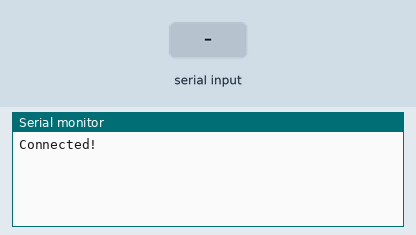
The sketch below on a simulated Arduino Uno, built with avr-gcc and run on an emulated ATmega328P. Shown: the last lines printed to the serial monitor. Inputs (shaded band) come from the test bench.

Above: at 1.2 s.
1.3 s: "90,45,200\n" received over Serial
At 2.5 s:
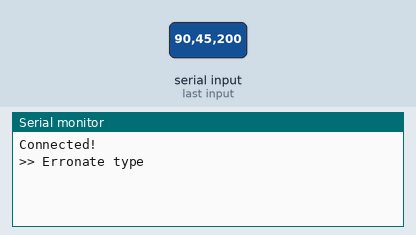
2.8 s: "1\n" received over Serial
At 4.0 s:
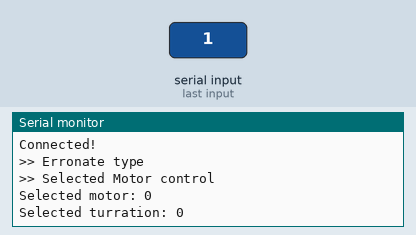
4.3 s: "2\n" received over Serial
At 5.6 s:
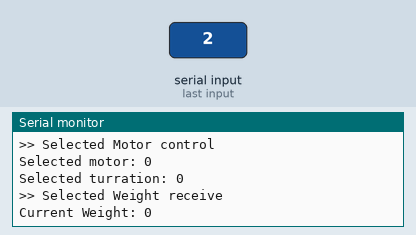

Measured:
- after the input at 1.3 s, the serial monitor: prints a new line at once (image 1)
- after the input at 2.8 s, the serial monitor: prints a new line at once (image 2)
- after the input at 4.3 s, the serial monitor: prints a new line at once (image 3)

The sketch:

sketch_feb21a.ino
```cpp
#include <string.h>
String msg="";

void setup() {
  Serial.begin(9600);
  Serial.println("Connected!");
}

void loop() {
 readSerial();
 decodeMessage();
}

void readSerial()
{
  msg="";
  char c;
  do{
    while(!Serial.available());
    c=Serial.read();
    msg+=c;
  }while(c!='\n');
}

void decodeMessage(){
  char* delim = "_";
  int type, motor, turration;
  char* command = strtok(msg.c_str(),delim);
  type = atoi(command);
  if(type == 1){
    Serial.println(">> Selected Motor control");
    command = strtok(NULL,delim);
    motor = atoi(command);
    command = strtok(NULL,delim);
    turration = atoi(command);
    _print("Selected motor: ",motor);
    _print("Selected turration: ",turration);
  }
  else
    if(type == 2){
      Serial.println(">> Selected Weight receive");
      _print("Current Weight: ",getWeight());
    }
    else
      Serial.println(">> Erronate type");
}

int getWeight(){
  return 0;
}

void _print(String comment, int value){
  Serial.print(comment);
  Serial.println(value);
}
```
